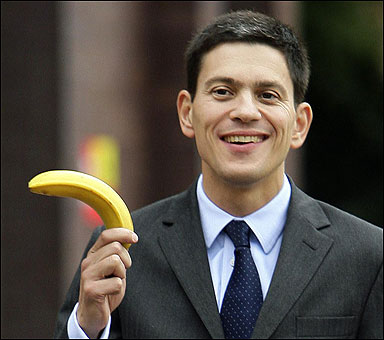
#> input picture testing/bananas-main.jpg, 384 x 340 px, given in place of the camera
$ python video_corner_harris.py
#> lines starting #> are read from the running program, lines starting #| are printed output that depends on the picture; after the words box and inside, x2 and y2 are one past the last pixel; in counts of white or black regions, pixels touching at a corner belong together
import numpy as np
import cv2

cap = cv2.VideoCapture(0)

while(True):
    # Capture frame-by-frame
    ret, img = cap.read()
#> img is the input picture: shape (340, 384, 3); mean B, G, R 66.1, 73.9, 80.8
    gray = cv2.cvtColor(img, cv2.COLOR_BGR2GRAY)
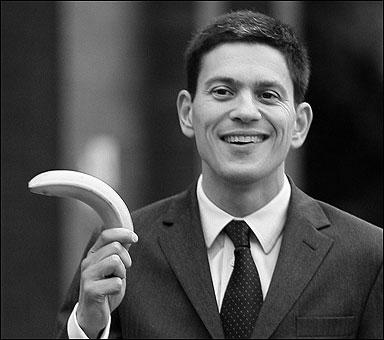
#> gray: shape (340, 384); min 0, max 255, mean 75.1

    # find Harris corners
    gray = np.float32(gray)
    dst = cv2.cornerHarris(gray, 2, 3, 0.04)
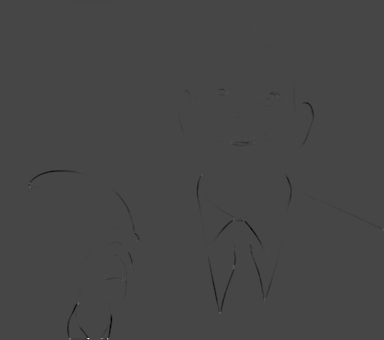
#> dst: shape (340, 384) float32; min -115436136, max 300605504, mean -353426.4; drawn with min black and max white
    dst = cv2.dilate(dst, None)
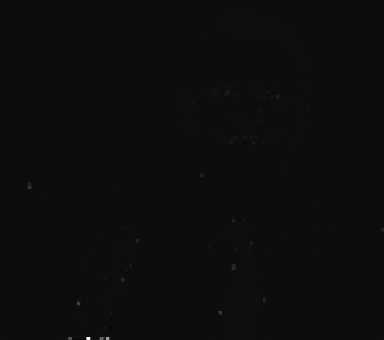
#> dst: shape (340, 384) float32; min -17419734, max 300605504, mean 141301.8; drawn with min black and max white
    ret, dst = cv2.threshold(dst, 0.01 * dst.max(), 255, 0)
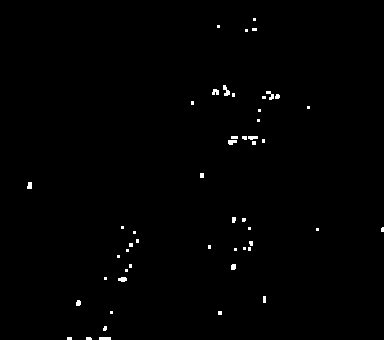
#> dst: shape (340, 384) float32; 0.67% white; 51 white regions (36 under 20 px), largest, box (x1, y1, x2, y2) and area: (223, 85, 230, 96) 45, (266, 91, 274, 100) 37, (228, 140, 237, 145) 36
#> ret = 3006055
    dst = np.uint8(dst)

    # find centroids
    ret, labels, stats, centroids = cv2.connectedComponentsWithStats(dst)
#> labels: shape (340, 384) int32; 52 distinct labels, from 0 to 51
#> ret = 52; stats = 52 rows, first 6: [0, 0, 384, 340, 129687], [253, 18, 3, 3, 9], [217, 25, 3, 3, 9], [245, 29, 3, 3, 9], [252, 28, 5, 3, 15], [223, 85, 7, 11, 45]; centroids = 52 pairs, first value 29.26 to 382.1, second value 19 to 338.1

    # define the criteria to stop and refine the corners
    criteria = (cv2.TERM_CRITERIA_EPS + cv2.TERM_CRITERIA_MAX_ITER, 100, 0.001)
    corners = cv2.cornerSubPix(gray, np.float32(centroids), (5, 5), (-1, -1), criteria)
#> corners = 52 pairs, first value 27.57 to 382.7, second value 19.06 to 338.6

    # Now draw them
    res = np.hstack((centroids, corners))
#> res = 52 rows, first 6: [191.4, 169.3, 191.4, 169.3], [254, 19, 254.1, 19.06], [218, 26, 215.5, 23.48], [246, 30, 249.2, 31.73], [254, 29, 258.8, 26.79], [225.8, 90.51, 228.3, 90.07]
    res = np.int0(res)
#> res = 52 rows, first 6: [191, 169, 191, 169], [254, 19, 254, 19], [218, 26, 215, 23], [246, 30, 249, 31], [254, 29, 258, 26], [225, 90, 228, 90]
    img[res[:, 1], res[:, 0]] = [0, 0, 255]
#> img: shape (340, 384, 3); 0.04% of pixels changed, all inside (x1, y1, x2, y2) = (29, 19, 383, 339)
    img[res[:, 3], res[:, 2]] = [0, 255, 0]
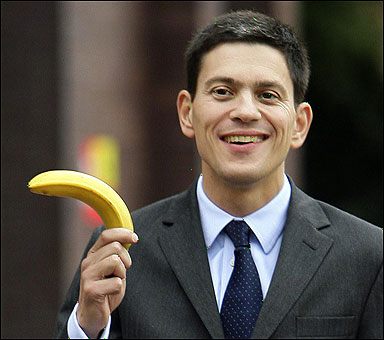
#> img: shape (340, 384, 3); mean B, G, R 66, 74, 80.8

    # Display the resulting frame
    cv2.imshow('frame',img)
    if cv2.waitKey(1) & 0xFF == ord('q'):
#> (key q is pressed here)
        break

# When everything done, release the capture
cap.release()
cv2.destroyAllWindows()
